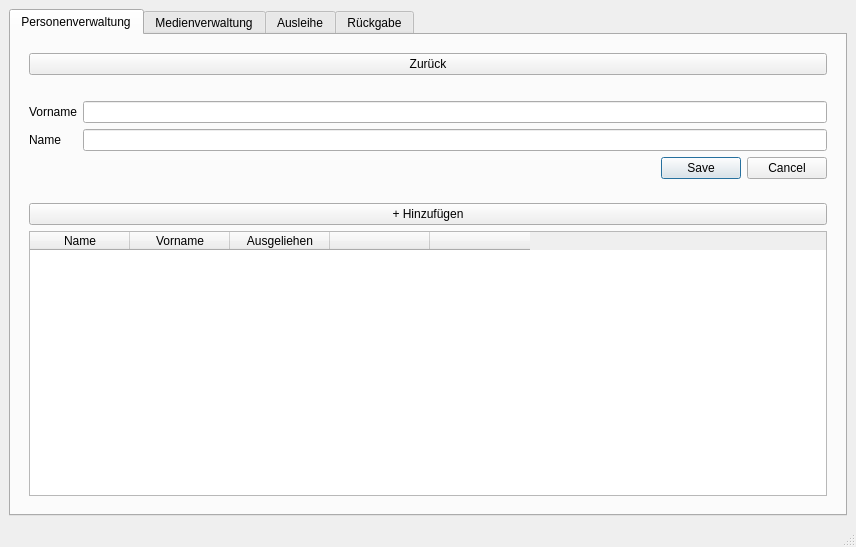
<?xml version="1.0" encoding="UTF-8"?>
<ui version="4.0">
 <class>MainWindow</class>
 <widget class="QMainWindow" name="MainWindow">
  <property name="geometry">
   <rect>
    <x>0</x>
    <y>0</y>
    <width>856</width>
    <height>547</height>
   </rect>
  </property>
  <property name="windowTitle">
   <string>MainWindow</string>
  </property>
  <widget class="QWidget" name="centralwidget">
   <layout class="QVBoxLayout" name="verticalLayout_4">
    <item>
     <widget class="QTabWidget" name="tabWidget">
      <property name="currentIndex">
       <number>0</number>
      </property>
      <widget class="QWidget" name="personTab">
       <attribute name="title">
        <string>Personenverwaltung</string>
       </attribute>
       <layout class="QVBoxLayout" name="verticalLayout_2">
        <item>
         <widget class="QWidget" name="addWidgetPerson" native="true">
          <layout class="QVBoxLayout" name="verticalLayout_3">
           <item>
            <widget class="QPushButton" name="backButtonPerson">
             <property name="text">
              <string>Zurück</string>
             </property>
            </widget>
           </item>
           <item>
            <widget class="QLabel" name="warningPerson">
             <property name="maximumSize">
              <size>
               <width>16777215</width>
               <height>16</height>
              </size>
             </property>
             <property name="styleSheet">
              <string notr="true">color: red;</string>
             </property>
             <property name="text">
              <string/>
             </property>
            </widget>
           </item>
           <item>
            <layout class="QFormLayout" name="formLayoutPerson">
             <item row="1" column="1">
              <widget class="QLineEdit" name="firstnameLineEdit"/>
             </item>
             <item row="1" column="0">
              <widget class="QLabel" name="firstNameLabel">
               <property name="text">
                <string>Vorname</string>
               </property>
              </widget>
             </item>
             <item row="2" column="0">
              <widget class="QLabel" name="nameLabel">
               <property name="text">
                <string>Name</string>
               </property>
              </widget>
             </item>
             <item row="2" column="1">
              <widget class="QLineEdit" name="nameLineEdit"/>
             </item>
             <item row="3" column="1">
              <widget class="QDialogButtonBox" name="personAddButtonBox">
               <property name="standardButtons">
                <set>QDialogButtonBox::Cancel|QDialogButtonBox::Save</set>
               </property>
               <property name="centerButtons">
                <bool>false</bool>
               </property>
              </widget>
             </item>
            </layout>
           </item>
          </layout>
         </widget>
        </item>
        <item>
         <widget class="QWidget" name="viewWidgetPerson" native="true">
          <layout class="QVBoxLayout" name="verticalLayout">
           <item>
            <widget class="QPushButton" name="addButtonPerson">
             <property name="text">
              <string>+ Hinzufügen</string>
             </property>
            </widget>
           </item>
           <item>
            <widget class="QTableWidget" name="tableWidgetPerson">
             <property name="editTriggers">
              <set>QAbstractItemView::NoEditTriggers</set>
             </property>
             <property name="showGrid">
              <bool>false</bool>
             </property>
             <column>
              <property name="text">
               <string>Name</string>
              </property>
             </column>
             <column>
              <property name="text">
               <string>Vorname</string>
              </property>
             </column>
             <column>
              <property name="text">
               <string>Ausgeliehen</string>
              </property>
             </column>
             <column>
              <property name="text">
               <string/>
              </property>
             </column>
             <column>
              <property name="text">
               <string/>
              </property>
             </column>
            </widget>
           </item>
          </layout>
         </widget>
        </item>
       </layout>
      </widget>
      <widget class="QWidget" name="mediumTab">
       <attribute name="title">
        <string>Medienverwaltung</string>
       </attribute>
       <layout class="QVBoxLayout" name="verticalLayout_7">
        <item>
         <widget class="QWidget" name="addWidgetMedium" native="true">
          <layout class="QVBoxLayout" name="verticalLayout_6">
           <item>
            <widget class="QPushButton" name="backButtonMedium">
             <property name="text">
              <string>Zurück</string>
             </property>
            </widget>
           </item>
           <item>
            <widget class="QLabel" name="warningMedium">
             <property name="maximumSize">
              <size>
               <width>16777215</width>
               <height>16</height>
              </size>
             </property>
             <property name="styleSheet">
              <string notr="true">color: red;
</string>
             </property>
             <property name="text">
              <string/>
             </property>
            </widget>
           </item>
           <item>
            <layout class="QFormLayout" name="formLayoutMedium">
             <item row="0" column="0">
              <widget class="QLabel" name="mediumLabelMedium">
               <property name="text">
                <string>Medium</string>
               </property>
              </widget>
             </item>
             <item row="0" column="1">
              <widget class="QComboBox" name="mediumComboBoxMedium">
               <item>
                <property name="text">
                 <string>Buch</string>
                </property>
               </item>
               <item>
                <property name="text">
                 <string>CD</string>
                </property>
               </item>
               <item>
                <property name="text">
                 <string>DVD</string>
                </property>
               </item>
              </widget>
             </item>
             <item row="1" column="1">
              <widget class="QLineEdit" name="titleLineEditMedium"/>
             </item>
             <item row="2" column="0">
              <widget class="QLabel" name="authorLabelMedium">
               <property name="text">
                <string>Autor</string>
               </property>
              </widget>
             </item>
             <item row="2" column="1">
              <widget class="QLineEdit" name="authorLineEditMedium"/>
             </item>
             <item row="1" column="0">
              <widget class="QLabel" name="titelLabelMedium">
               <property name="text">
                <string>Titel</string>
               </property>
              </widget>
             </item>
             <item row="3" column="1">
              <widget class="QDialogButtonBox" name="mediumAddButtonBox">
               <property name="standardButtons">
                <set>QDialogButtonBox::Cancel|QDialogButtonBox::Save</set>
               </property>
              </widget>
             </item>
            </layout>
           </item>
          </layout>
         </widget>
        </item>
        <item>
         <widget class="QWidget" name="viewWidgetMedium" native="true">
          <layout class="QVBoxLayout" name="verticalLayout_5">
           <item>
            <widget class="QPushButton" name="addButtonMedium">
             <property name="text">
              <string>Hinzufügen</string>
             </property>
            </widget>
           </item>
           <item>
            <widget class="QTableWidget" name="tableWidgetMedium">
             <property name="styleSheet">
              <string notr="true"/>
             </property>
             <property name="editTriggers">
              <set>QAbstractItemView::NoEditTriggers</set>
             </property>
             <property name="showGrid">
              <bool>false</bool>
             </property>
             <column>
              <property name="text">
               <string>Medium</string>
              </property>
             </column>
             <column>
              <property name="text">
               <string>Titel</string>
              </property>
             </column>
             <column>
              <property name="text">
               <string>Autor</string>
              </property>
             </column>
             <column>
              <property name="text">
               <string>Ausleiher</string>
              </property>
             </column>
             <column>
              <property name="text">
               <string/>
              </property>
             </column>
             <column>
              <property name="text">
               <string/>
              </property>
             </column>
            </widget>
           </item>
          </layout>
         </widget>
        </item>
       </layout>
      </widget>
      <widget class="QWidget" name="borrowTab">
       <attribute name="title">
        <string>Ausleihe</string>
       </attribute>
       <layout class="QVBoxLayout" name="verticalLayout_8">
        <item>
         <widget class="QWidget" name="borrowWidgetBorrow" native="true">
          <layout class="QVBoxLayout" name="verticalLayout_11">
           <item>
            <widget class="QLabel" name="warningLabelBorrow">
             <property name="text">
              <string/>
             </property>
            </widget>
           </item>
           <item>
            <layout class="QFormLayout" name="formLayoutBorrowM">
             <item row="1" column="0">
              <widget class="QLabel" name="firstnameLabelBorrow">
               <property name="text">
                <string>Vorname</string>
               </property>
              </widget>
             </item>
             <item row="1" column="1">
              <widget class="QLineEdit" name="firstnameLineEditBorrow"/>
             </item>
             <item row="2" column="0">
              <widget class="QLabel" name="nameLabelBorrow">
               <property name="text">
                <string>Name</string>
               </property>
              </widget>
             </item>
             <item row="2" column="1">
              <widget class="QLineEdit" name="nameLineEditBorrow"/>
             </item>
             <item row="3" column="1">
              <widget class="QDialogButtonBox" name="buttonBoxBorrow">
               <property name="standardButtons">
                <set>QDialogButtonBox::Cancel|QDialogButtonBox::Ok</set>
               </property>
              </widget>
             </item>
             <item row="0" column="0" colspan="2">
              <widget class="QLabel" name="titelBorrowerLabelBorrow">
               <property name="text">
                <string>Ausleihender</string>
               </property>
              </widget>
             </item>
            </layout>
           </item>
          </layout>
         </widget>
        </item>
        <item>
         <widget class="QWidget" name="searchWidgetBorrow" native="true">
          <layout class="QVBoxLayout" name="verticalLayout_10">
           <item>
            <layout class="QFormLayout" name="formLayoutBorrowB">
             <item row="5" column="0">
              <widget class="QLabel" name="mediumLabelBorrow">
               <property name="text">
                <string>Medium</string>
               </property>
              </widget>
             </item>
             <item row="5" column="1">
              <widget class="QComboBox" name="mediumComboBoxBorrow">
               <item>
                <property name="text">
                 <string>Buch</string>
                </property>
               </item>
               <item>
                <property name="text">
                 <string>CD</string>
                </property>
               </item>
               <item>
                <property name="text">
                 <string>DVD</string>
                </property>
               </item>
              </widget>
             </item>
             <item row="4" column="0">
              <widget class="QLabel" name="titelMediumLabelBorrow">
               <property name="text">
                <string>Mediumsuche</string>
               </property>
              </widget>
             </item>
             <item row="7" column="0">
              <widget class="QLabel" name="titelLabelBorrow">
               <property name="text">
                <string>Titel</string>
               </property>
              </widget>
             </item>
             <item row="7" column="1">
              <widget class="QLineEdit" name="titelLineEditBorrow"/>
             </item>
            </layout>
           </item>
           <item>
            <widget class="QPushButton" name="searchButtonBorrow">
             <property name="text">
              <string>Suchen</string>
             </property>
            </widget>
           </item>
           <item>
            <widget class="QTableWidget" name="tableWidgetBorrow">
             <column>
              <property name="text">
               <string>Medium</string>
              </property>
             </column>
             <column>
              <property name="text">
               <string>Titel</string>
              </property>
             </column>
             <column>
              <property name="text">
               <string>Autor</string>
              </property>
             </column>
             <column>
              <property name="text">
               <string/>
              </property>
             </column>
             <column>
              <property name="text">
               <string/>
              </property>
             </column>
            </widget>
           </item>
          </layout>
         </widget>
        </item>
       </layout>
      </widget>
      <widget class="QWidget" name="returnTab">
       <attribute name="title">
        <string>Rückgabe</string>
       </attribute>
       <layout class="QVBoxLayout" name="verticalLayout_9">
        <item>
         <widget class="QLabel" name="warningLabelReturn">
          <property name="text">
           <string/>
          </property>
         </widget>
        </item>
        <item>
         <layout class="QFormLayout" name="formLayoutReturn">
          <item row="0" column="0">
           <widget class="QLabel" name="firstnameLabelReturn">
            <property name="text">
             <string>Vorname</string>
            </property>
           </widget>
          </item>
          <item row="0" column="1">
           <widget class="QLineEdit" name="firstnameLineEditReturn"/>
          </item>
          <item row="1" column="0">
           <widget class="QLabel" name="nameLabelReturn">
            <property name="text">
             <string>Name</string>
            </property>
           </widget>
          </item>
          <item row="1" column="1">
           <widget class="QLineEdit" name="nameLineEditReturn"/>
          </item>
         </layout>
        </item>
        <item>
         <widget class="QPushButton" name="searchButtonReturn">
          <property name="text">
           <string>Suchen</string>
          </property>
         </widget>
        </item>
        <item>
         <widget class="QTableWidget" name="tableWidgetReturn">
          <column>
           <property name="text">
            <string>Medium</string>
           </property>
          </column>
          <column>
           <property name="text">
            <string>Titel</string>
           </property>
          </column>
          <column>
           <property name="text">
            <string>Autor</string>
           </property>
          </column>
          <column>
           <property name="text">
            <string/>
           </property>
          </column>
          <column>
           <property name="text">
            <string/>
           </property>
          </column>
         </widget>
        </item>
       </layout>
      </widget>
     </widget>
    </item>
   </layout>
  </widget>
  <widget class="QStatusBar" name="statusbar"/>
 </widget>
 <resources/>
 <connections/>
</ui>
